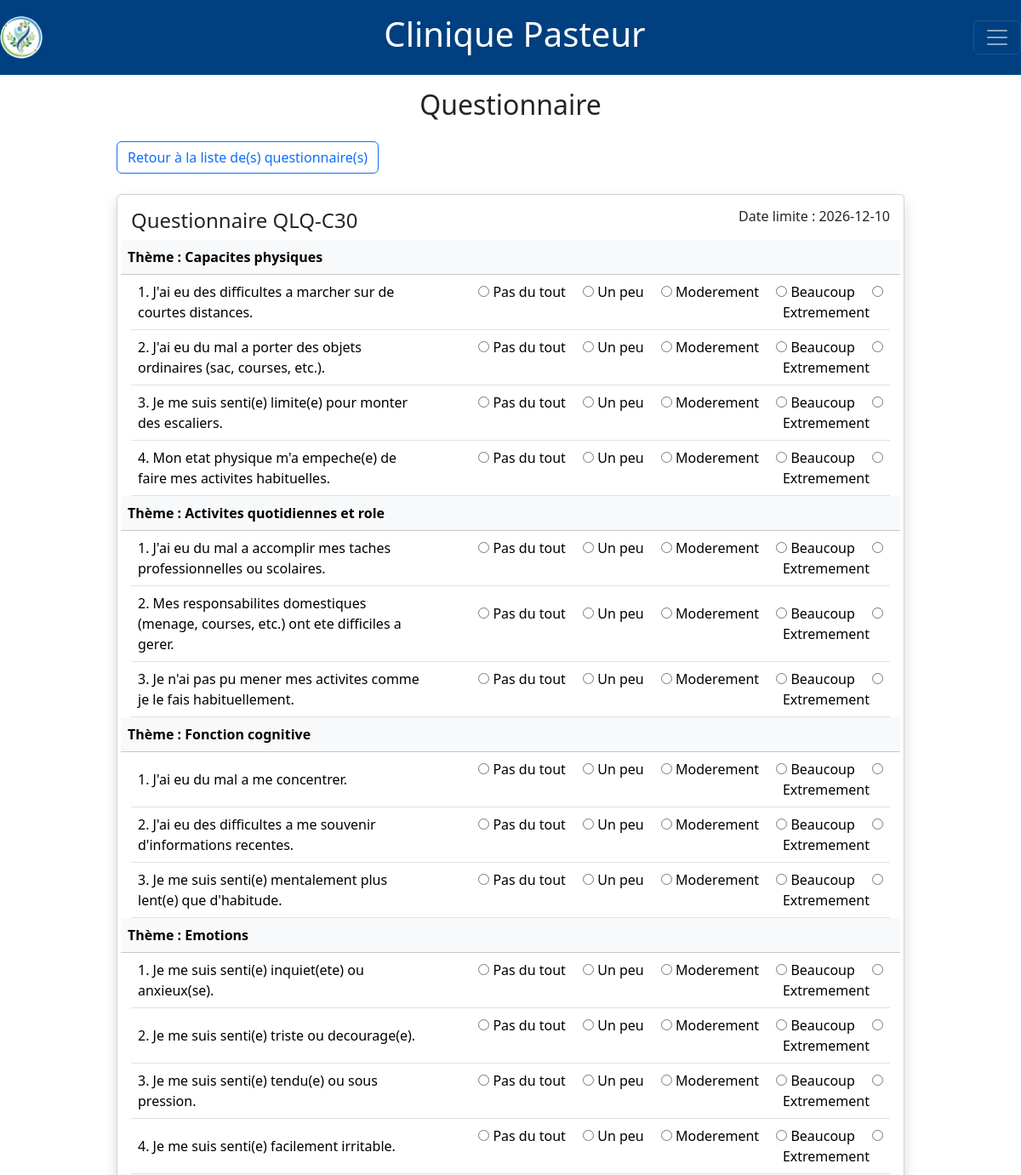
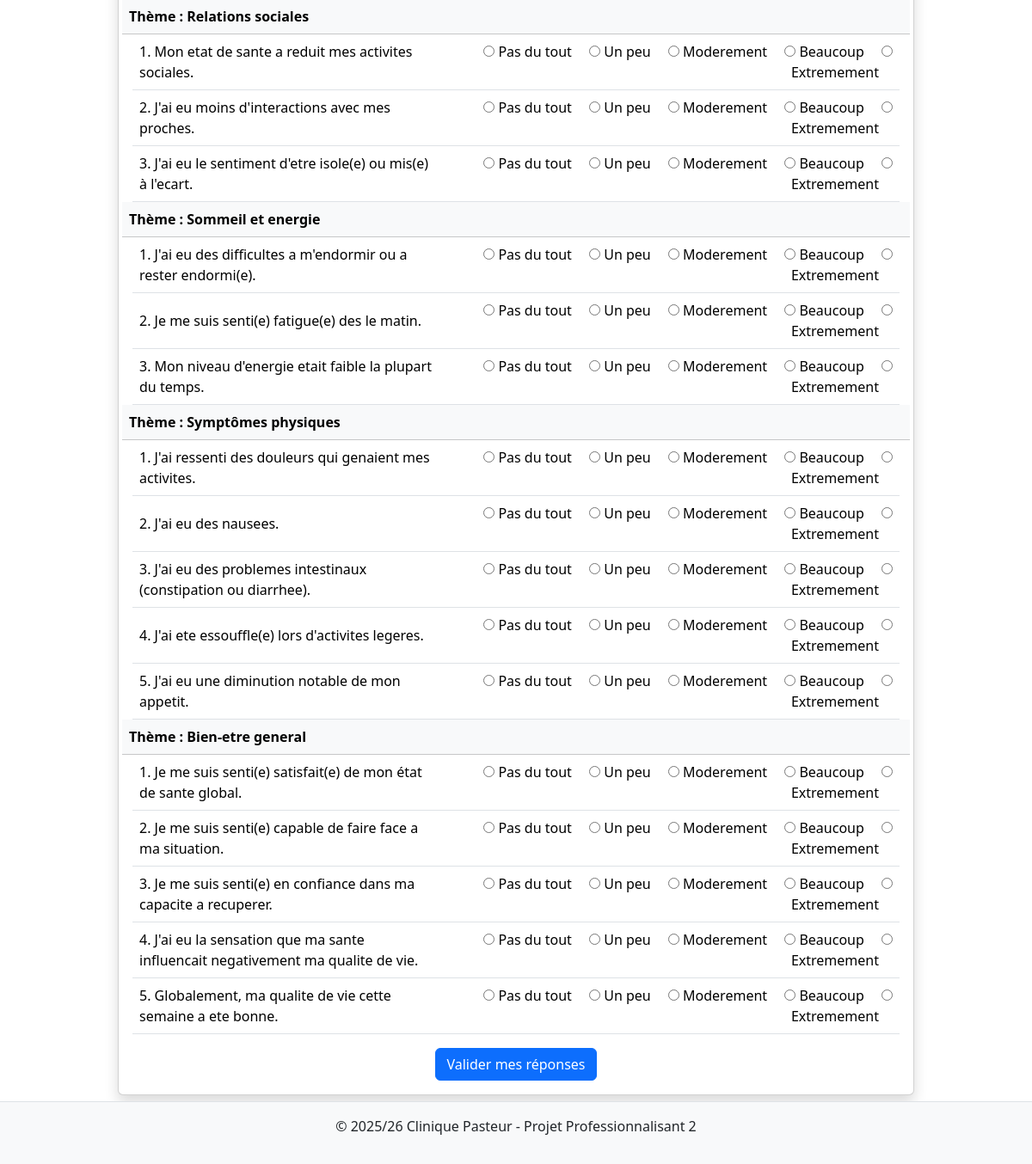
/site/index.php?chx1=questionnaire&chx2=remplir&idInclusion=1&idQuestionnaire=1&dateLimite=2026-12-10, run on the app's committed database (2 pictures, top to bottom).
### tables this page shows
CREATE TABLE IF NOT EXISTS `questionnaire` (
  `id` int NOT NULL AUTO_INCREMENT,
  `libelleQuestionnaire` varchar(100) NOT NULL,
  `descQuestionnaire` text DEFAULT NULL,
  PRIMARY KEY (`id`)
);

CREATE TABLE IF NOT EXISTS `consultation` (
  `id` int NOT NULL AUTO_INCREMENT,
  `idChirResp` int NOT NULL,
  `idInclusion` int NOT NULL,
  `dateConsult` date,
  PRIMARY KEY (`id`),
  KEY `idChirResp` (`idChirResp`),
  KEY `idInclusion` (`idInclusion`),
  UNIQUE KEY `idx_chirurgien_patient` (`idChirResp`, `idInclusion`, `dateConsult`)
);

CREATE TABLE IF NOT EXISTS `question` (
  `id` int NOT NULL AUTO_INCREMENT,
  `numQuestion` int NOT NULL, 
  `idTheme` int NOT NULL,
  `libelleQuestion` varchar(255),
  PRIMARY KEY (`id`),
  KEY `idTheme` (`idTheme`),
  UNIQUE KEY `idx_theme_question` (`numQuestion`, `idTheme`)
);

CREATE TABLE IF NOT EXISTS `theme` (
  `id` int NOT NULL AUTO_INCREMENT,
  `libelleTheme` varchar(100) NOT NULL,
  PRIMARY KEY (`id`)
);

CREATE TABLE IF NOT EXISTS `valeurreponse` (
  `id` int NOT NULL AUTO_INCREMENT,
  `libelleValeur` varchar(100) NOT NULL,
  PRIMARY KEY (`id`)
);

### site/model/c_questionnaireDAO.php (called while the page is built, shortened)
<?php
require_once 'model/c_questionnaire.php';
require_once 'model/c_question.php';
class QuestionnaireDAO {
    public function getQuestionsDuQuestionnaire(int $idQuestionnaire): array {
        $pdo = Connexion::getConnexion();
        $stmt = $pdo->prepare('CALL QuestionsDuQuestionnaire(:idQuestionnaire)');
        $stmt->bindParam(':idQuestionnaire', $idQuestionnaire, PDO::PARAM_INT);
        $stmt->execute();
        $resultats = $stmt->fetchAll(PDO::FETCH_ASSOC);
        $questions = [];
        foreach ($resultats as $row) {
            $question = new Question(
                $row['id'],
                $row['numQuestion'],
                $row['idTheme'],
                $row['libelleTheme'],
                $row['libelleQuestion']
            );
            $questions[] = $question;
        }
        return $questions;
    }
    public function getQuestionnaireById(int $idQuestionnaire, int $idInclusion, string $dateLimite): Questionnaire{
        $pdo = Connexion::getConnexion();
        $stmt = $pdo->prepare('CALL QuestionnaireById(:idQuestionnaire, :idInclusion, :dateLimite)');
        $stmt->bindParam(':idQuestionnaire', $idQuestionnaire, PDO::PARAM_INT);
        $stmt->bindParam(':idInclusion', $idInclusion, PDO::PARAM_INT);
        $stmt->bindParam(':dateLimite', $dateLimite, PDO::PARAM_STR);
        $stmt->execute();
        $resultat = $stmt->fetch(PDO::FETCH_ASSOC);
        return new Questionnaire(
            $resultat['id'],
            $resultat['libelleQuestionnaire'],
            $resultat['descQuestionnaire'],
            $resultat['dateConsult']
        );
    }
}

### site/model/c_questionnaire.php (called while the page is built, shortened)
<?php
class Questionnaire {
  private $id;
  private $libelleQuestionnaire;
  private $dateLimite;
  public function __construct(
    $id = null,
    $libelleQuestionnaire = null,
    $descQuestionnaire = null,
    $dateLimite = null
  ) {
    $this->id = $id;
    $this->libelleQuestionnaire = $libelleQuestionnaire;
    $this->dateLimite = $dateLimite;
  }
  public function getId() { return $this->id; }
  public function getLibelleQuestionnaire() { return $this->libelleQuestionnaire; }
  public function getDateLimite() { return $this->dateLimite; }
}

### site/model/c_question.php (called while the page is built, shortened)
<?php
class Question {
  private $numQuestion;
  private $idTheme;
  private $libelleTheme;
  private $libelleQuestion;
  public function __construct(
    $id = null,
    $numQuestion = null,
    $idTheme = null,
    $libelleTheme = null,
    $libelleQuestion = null
  ) {
    $this->numQuestion = $numQuestion;
    $this->idTheme = $idTheme;
    $this->libelleTheme = $libelleTheme;
    $this->libelleQuestion = $libelleQuestion;
  }
  public function getNumQuestion() { return $this->numQuestion; }
  public function getIdTheme() { return $this->idTheme; }
  public function getLibelleTheme() { return $this->libelleTheme; }
  public function getLibelleQuestion() { return $this->libelleQuestion; }
}

### site/model/c_optionDAO.php (called while the page is built, shortened)
<?php
require_once 'model/c_option.php';
class OptionDAO {
  public function getOptions(): array {
    $pdo = Connexion::getConnexion();
    $stmt = $pdo->prepare('SELECT id, libelleValeur FROM valeurreponse');
    $stmt->execute();
    $resultats = $stmt->fetchAll(PDO::FETCH_ASSOC);
    $oListe = [];
    foreach ($resultats as $row) {
      $option = new Option(
        $row['id'],
        $row['libelleValeur']
      );
      $oListe[] = $option;
    }
    return $oListe;
  }
}

### site/model/c_option.php (called while the page is built, shortened)
<?php
class Option {
  private $id;
  private $libelleOption;
  public function __construct(
    $id = null,
    $libelleOption = null
  ) {
    $this->id = $id;
    $this->libelleOption = $libelleOption;
  }
  public function getId() { return $this->id; }
  public function getLibelleOption() { return $this->libelleOption; }
}

### site/view/v_formQuestionnaire.php (the view, shortened to what this page needs)
<article class="row">
    <div class="col-md-10 mx-auto">
        <h2 class="p-3 text-md-center">Questionnaire</h2>
        <a class="btn btn-outline-primary" href="index.php?chx1=questionnaire&amp;chx2=aCompleter&amp;idInclusion=<?= $idInclusion ?>">Retour à la liste de(s) questionnaire(s)</a>
        <br><br>
        <?php if (empty($questions)) : ?>
            <div class="alert alert-warning" role="alert">
                Aucune question trouvée pour ce questionnaire.
            </div>
        <?php else : ?>
            <div class="card shadow mb-6">
                <div class="card-body">
                    <div class="row">
                        <h4 class="col-4 text-md-start">Questionnaire <?= htmlspecialchars($questionnaire->getLibelleQuestionnaire(), ENT_QUOTES, 'UTF-8') ?></h4>
                        <h6 class="col-4 align-center text-md-end offset-4">Date limite : <?= htmlspecialchars($questionnaire->getDateLimite(), ENT_QUOTES, 'UTF-8') ?></h6>
                    </div>
                    <form method="post" action="index.php?chx1=questionnaire&chx2=verificationReponses&idInclusion=<?= $idInclusion ?>&idQuestionnaire=<?= intval($questionnaire->getId()) ?>&dateLimite=<?= $questionnaire->getDateLimite() ?>">
                        <?php $themeActuel = ""; ?>
                        <table class="table align-middle">
                            <?php foreach ($questions as $question) :
                                $idTheme = intval($question->getIdTheme());
                                $libelleTheme = $question->getLibelleTheme();
                                $numQuestion = intval($question->getNumQuestion());
                                $libelleQuestion = $question->getLibelleQuestion();
                                if ($themeActuel !== $libelleTheme) : ?>
                                    <thead class="table-light">
                                        <tr class="row">
                                            <?php $themeActuel = $libelleTheme; ?>
                                            <th class="col-md-12 text-md-start">Thème : <?= htmlspecialchars($themeActuel, ENT_QUOTES, 'UTF-8') ?></th>
                                        </tr>
                                    </thead>
                                <?php endif; ?>
                                <tbody class="row">
                                    <td class="col-4">
                                        <label>
                                            <?= htmlspecialchars($numQuestion . '. ' . $libelleQuestion, ENT_QUOTES, 'UTF-8') ?>
                                        </label>
                                    </td>
                                    <td class="col-6 offset-2 text-md-end">
                                        <?php foreach ($options as $option) : ?>
                                            <input type="radio" name="reponse_<?= $numQuestion ?>_theme_<?= $idTheme ?>" value="<?= htmlspecialchars($option->getId(), ENT_QUOTES, 'UTF-8') ?>" required>
                                            <label class="me-3"><?= htmlspecialchars($option->getLibelleOption(), ENT_QUOTES, 'UTF-8') ?></label>
                                        <?php endforeach; ?>
                                    </td>
                                </tbody>
                            <?php endforeach; ?>
                        </table>
                        <div class="text-md-center">
                            <button type="submit" class="btn btn-primary">Valider mes réponses </button>
                        </div>
                    </form>
                <?php endif; ?>
                </div>
            </div>
    </div>
</article>

### site/public/css/style.css (style rules this page uses)
html { font-family: Arial, Helvetica, sans-serif; }

### data on the page
questionnaire: libelleQuestionnaire "QLQ-C30", consultation.dateConsult "2026-12-10"
question: idTheme.libelleTheme "Capacites physiques", numQuestion+libelleQuestion "1. J'ai eu des difficultes a marcher sur de courtes distances."
valeurreponse: libelleValeur "Pas du tout"
valeurreponse: libelleValeur "Un peu"
valeurreponse: libelleValeur "Moderement"
valeurreponse: libelleValeur "Beaucoup"
valeurreponse: libelleValeur "Extremement"
question: numQuestion+libelleQuestion "2. J'ai eu du mal a porter des objets ordinaires (sac, courses, etc.)."
question: numQuestion+libelleQuestion "3. Je me suis senti(e) limite(e) pour monter des escaliers."
question: numQuestion+libelleQuestion "4. Mon etat physique m'a empeche(e) de faire mes activites habituelles."
question: idTheme.libelleTheme "Activites quotidiennes et role", numQuestion+libelleQuestion "1. J'ai eu du mal a accomplir mes taches professionnelles ou scolaires."
question: numQuestion+libelleQuestion "2. Mes responsabilites domestiques (menage, courses, etc.) ont ete difficiles a gerer."
question: numQuestion+libelleQuestion "3. Je n'ai pas pu mener mes activites comme je le fais habituellement."
question: idTheme.libelleTheme "Fonction cognitive", numQuestion+libelleQuestion "1. J'ai eu du mal a me concentrer."
question: numQuestion+libelleQuestion "2. J'ai eu des difficultes a me souvenir d'informations recentes."
question: numQuestion+libelleQuestion "3. Je me suis senti(e) mentalement plus lent(e) que d'habitude."
question: idTheme.libelleTheme "Emotions", numQuestion+libelleQuestion "1. Je me suis senti(e) inquiet(ete) ou anxieux(se)."
question: numQuestion+libelleQuestion "2. Je me suis senti(e) triste ou decourage(e)."
question: numQuestion+libelleQuestion "3. Je me suis senti(e) tendu(e) ou sous pression."
question: numQuestion+libelleQuestion "4. Je me suis senti(e) facilement irritable."
question: idTheme.libelleTheme "Relations sociales", numQuestion+libelleQuestion "1. Mon etat de sante a reduit mes activites sociales."
question: numQuestion+libelleQuestion "2. J'ai eu moins d'interactions avec mes proches."
question: numQuestion+libelleQuestion "3. J'ai eu le sentiment d'etre isole(e) ou mis(e) à l'ecart."
question: idTheme.libelleTheme "Sommeil et energie", numQuestion+libelleQuestion "1. J'ai eu des difficultes a m'endormir ou a rester endormi(e)."
question: numQuestion+libelleQuestion "2. Je me suis senti(e) fatigue(e) des le matin."
question: numQuestion+libelleQuestion "3. Mon niveau d'energie etait faible la plupart du temps."
question: idTheme.libelleTheme "Symptômes physiques", numQuestion+libelleQuestion "1. J'ai ressenti des douleurs qui genaient mes activites."
question: numQuestion+libelleQuestion "2. J'ai eu des nausees."
question: numQuestion+libelleQuestion "3. J'ai eu des problemes intestinaux (constipation ou diarrhee)."
question: numQuestion+libelleQuestion "4. J'ai ete essouffle(e) lors d'activites legeres."
question: numQuestion+libelleQuestion "5. J'ai eu une diminution notable de mon appetit."
question: idTheme.libelleTheme "Bien-etre general", numQuestion+libelleQuestion "1. Je me suis senti(e) satisfait(e) de mon état de sante global."
question: numQuestion+libelleQuestion "2. Je me suis senti(e) capable de faire face a ma situation."
question: numQuestion+libelleQuestion "3. Je me suis senti(e) en confiance dans ma capacite a recuperer."
question: numQuestion+libelleQuestion "4. J'ai eu la sensation que ma sante influencait negativement ma qualite de vie."
question: numQuestion+libelleQuestion "5. Globalement, ma qualite de vie cette semaine a ete bonne."
